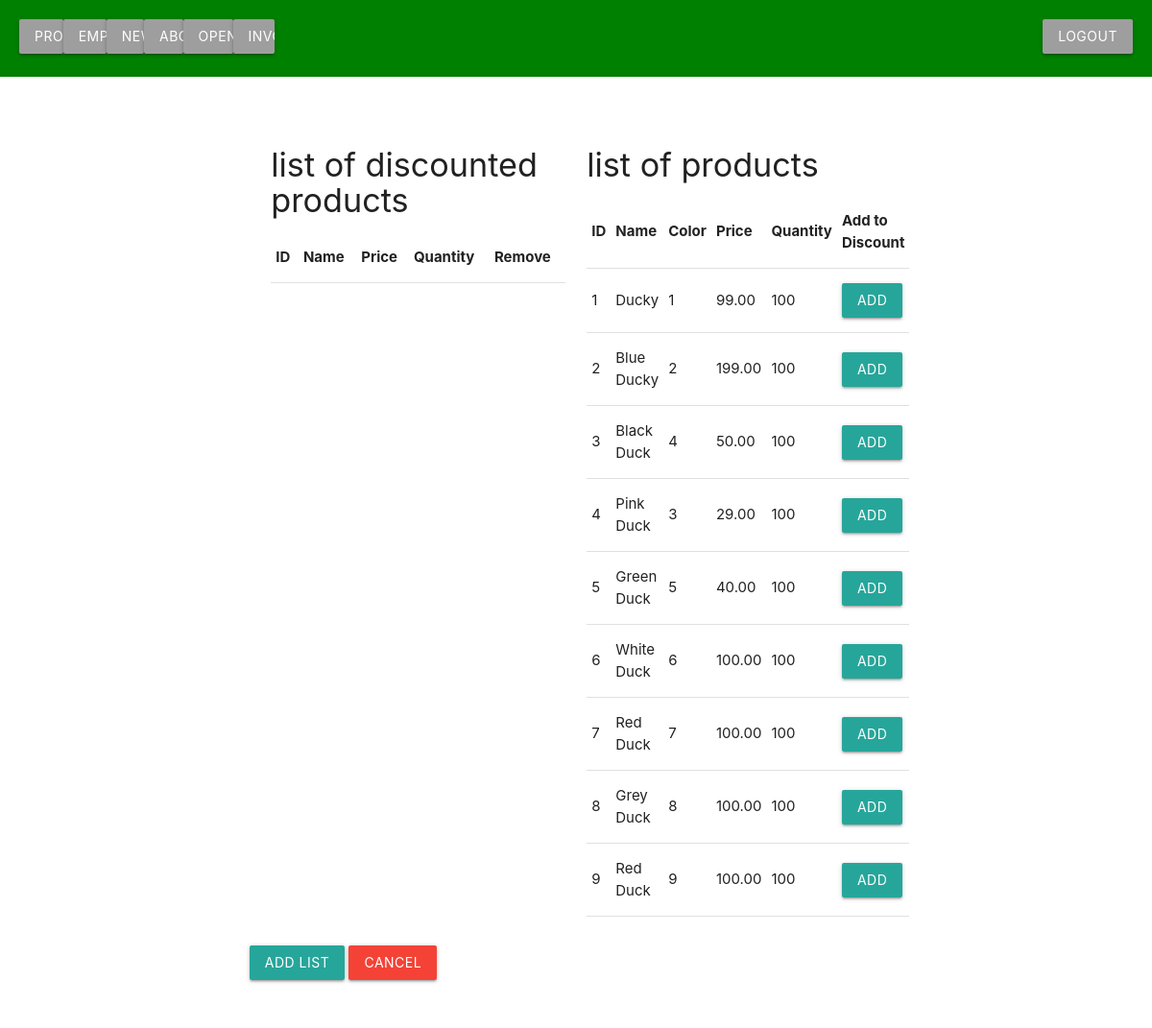
The app's page /dailySpecial/addDiscoutToProductView.php (signed in) with its own data.
### tables this page shows
CREATE TABLE Product
(
  `ID` int(8) NOT NULL AUTO_INCREMENT,
  `name` varchar(255) NOT NULL,
  `code` varchar(255) NOT NULL,
  `image` text NOT NULL,
  `price` double(10,2) NOT NULL,
  `color` int NOT null,
  `desc` varchar(255),
  `quantity` int NOT NULL,
  PRIMARY KEY (`ID`),
  UNIQUE KEY `product_code` (`code`),
  FOREIGN KEY (color) REFERENCES Color (ColorID)
);

### dailySpecial/addDiscoutToProductView.php (the view, shortened to what this page needs)
<?php
$dbCon = dbCon();
$query = $dbCon->prepare("SELECT * FROM Product");
$query->execute();
$getProducts = $query->fetchAll();
require_once("../admin/adminHeader.php");
?>
<body>
    <div class="container">
        <div class="row" style="margin-top:40px;">
            <form method="post">
                <div class="row">
                    <div class="col s12">
                        <div class="col s6">
                            <h4>list of discounted products</h4>
                            <table class="highlight">
                                <thead>
                                    <tr>
                                        <th>ID</th>
                                        <th>Name</th>
                                        <th>Price</th>
                                        <th>Quantity</th>
                                        <th>Remove</th>
                                    </tr>
                                </thead>
                            </table>
                        </div>
                        <div class="col s6">
                            <h4>list of products</h4>
                            <table class="highlight">
                                <thead>
                                    <tr>
                                        <th>ID</th>
                                        <th>Name</th>
                                        <th>Color</th>
                                        <th>Price</th>
                                        <th>Quantity</th>
                                        <th>Add to Discount</th>
                                    </tr>
                                </thead>
                                <tbody>
                                    <?php
                                    foreach ($getProducts as $getProduct) {
                                        echo "<tr>";
                                        echo "<td>" . $getProduct['ID'] . "</td>";
                                        echo "<td>" . $getProduct['name'] . "</td>";
                                        echo "<td>" . $getProduct['color'] . "</td>";
                                        echo "<td>" . $getProduct['price'] . "</td>";
                                        echo "<td>" . $getProduct['quantity'] . "</td>";
                                        echo '<td><a href="addDiscoutToProductView.php?action=add&ID=' . $getProduct['ID'] . '&code='. $getProduct['code'] .'" class="waves-effect waves-light btn ")">Add</a></td>';
                                        echo "</tr>";
                                    }
                                    ?>
                                </tbody>
                            </table>
                        </div>
                    </div>
                </div>
                <div class="row">
                    <button class="btn waves-effect waves-light" type="submit" name="submit">add list</button>
                    <button class="btn red" type="submit" name="cancel">cancel</button>
                </div>
            </form>
        </div>
    </div>
</body>

### css/style.css (style rules this page uses)
.row { padding: 5px 5% !important; }

### records on screen
product: ID "1", name "Ducky", color "1", price "99.00", quantity "100"
product: ID "2", name "Blue Ducky", color "2", price "199.00", quantity "100"
product: ID "3", name "Black Duck", color "4", price "50.00", quantity "100"
product: ID "4", name "Pink Duck", color "3", price "29.00", quantity "100"
product: ID "5", name "Green Duck", color "5", price "40.00", quantity "100"
product: ID "6", name "White Duck", color "6", price "100.00", quantity "100"
product: ID "7", name "Red Duck", color "7", price "100.00", quantity "100"
product: ID "8", name "Grey Duck", color "8", price "100.00", quantity "100"
product: ID "9", name "Red Duck", color "9", price "100.00", quantity "100"
